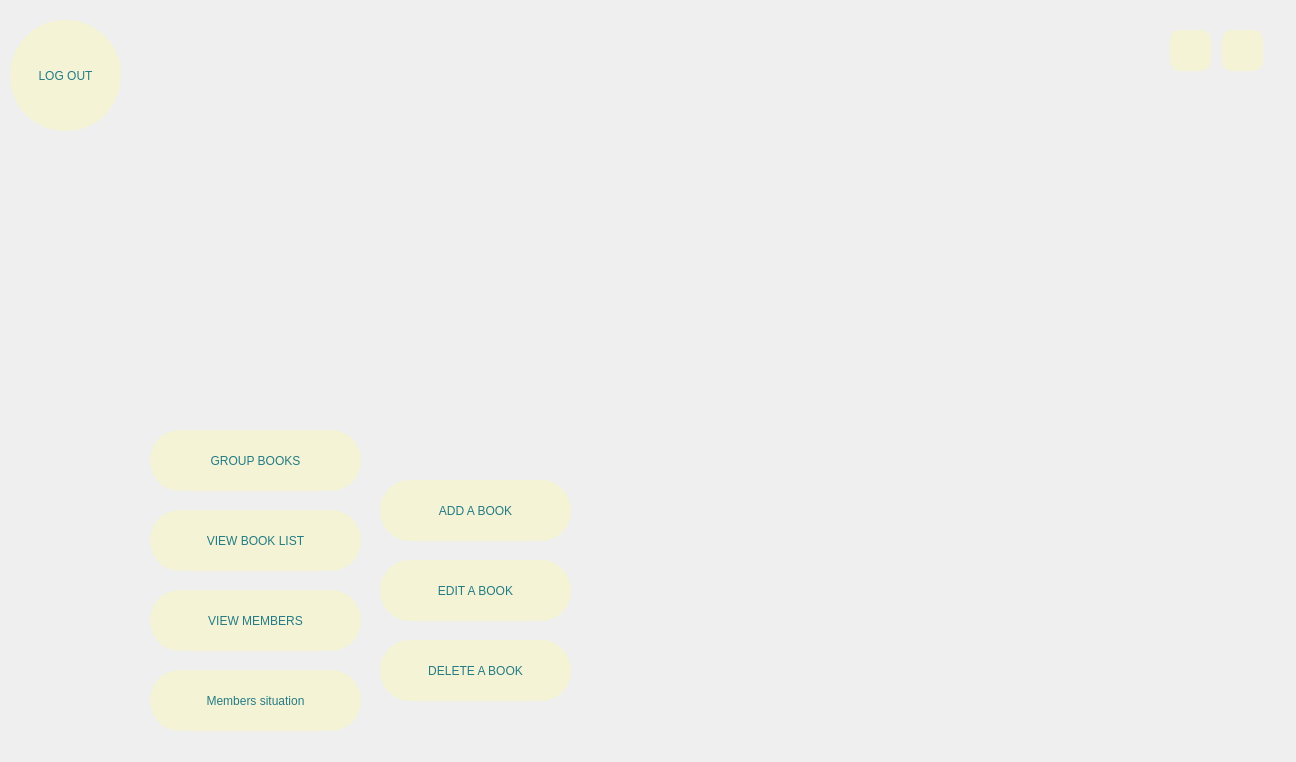
<?xml version="1.0" encoding="UTF-8"?>
<ui version="4.0">
 <class>admindashboard</class>
 <widget class="QMainWindow" name="admindashboard">
  <property name="enabled">
   <bool>true</bool>
  </property>
  <property name="geometry">
   <rect>
    <x>0</x>
    <y>0</y>
    <width>1296</width>
    <height>762</height>
   </rect>
  </property>
  <property name="minimumSize">
   <size>
    <width>1296</width>
    <height>762</height>
   </size>
  </property>
  <property name="maximumSize">
   <size>
    <width>1296</width>
    <height>762</height>
   </size>
  </property>
  <property name="windowTitle">
   <string>Admin Dashboard</string>
  </property>
  <property name="windowIcon">
   <iconset resource="icons.qrc">
    <normaloff>:/icons/icons/mainicon.png</normaloff>:/icons/icons/mainicon.png</iconset>
  </property>
  <property name="styleSheet">
   <string notr="true">#centralwidget
{
	border-image: url(:/new/photos/admin.jpg);
}
QPushButton
{
    color:  rgb(35, 123, 133);	
	background-color: rgb(245, 243, 213);
    font: 22pt &quot;Tw Cen MT Condensed Extra Bold&quot;;
    border-radius: 30px;
}
QPushButton:hover
{
	background-color: rgb(35, 123, 133);
	color: rgb(245, 243, 213);
}
</string>
  </property>
  <widget class="QWidget" name="centralwidget">
   <widget class="QPushButton" name="viewBookButton">
    <property name="geometry">
     <rect>
      <x>150</x>
      <y>510</y>
      <width>211</width>
      <height>61</height>
     </rect>
    </property>
    <property name="cursor">
     <cursorShape>PointingHandCursor</cursorShape>
    </property>
    <property name="text">
     <string>VIEW BOOK LIST</string>
    </property>
   </widget>
   <widget class="QPushButton" name="addButton">
    <property name="geometry">
     <rect>
      <x>380</x>
      <y>480</y>
      <width>191</width>
      <height>61</height>
     </rect>
    </property>
    <property name="cursor">
     <cursorShape>PointingHandCursor</cursorShape>
    </property>
    <property name="text">
     <string>ADD A BOOK</string>
    </property>
   </widget>
   <widget class="QPushButton" name="editButton">
    <property name="geometry">
     <rect>
      <x>380</x>
      <y>560</y>
      <width>191</width>
      <height>61</height>
     </rect>
    </property>
    <property name="cursor">
     <cursorShape>PointingHandCursor</cursorShape>
    </property>
    <property name="text">
     <string>EDIT A BOOK</string>
    </property>
   </widget>
   <widget class="QPushButton" name="groupButton">
    <property name="geometry">
     <rect>
      <x>150</x>
      <y>430</y>
      <width>211</width>
      <height>61</height>
     </rect>
    </property>
    <property name="cursor">
     <cursorShape>PointingHandCursor</cursorShape>
    </property>
    <property name="text">
     <string>GROUP BOOKS</string>
    </property>
   </widget>
   <widget class="QPushButton" name="deleteButton">
    <property name="geometry">
     <rect>
      <x>380</x>
      <y>640</y>
      <width>191</width>
      <height>61</height>
     </rect>
    </property>
    <property name="cursor">
     <cursorShape>PointingHandCursor</cursorShape>
    </property>
    <property name="text">
     <string>DELETE A BOOK</string>
    </property>
   </widget>
   <widget class="QPushButton" name="viewMemButton">
    <property name="geometry">
     <rect>
      <x>150</x>
      <y>590</y>
      <width>211</width>
      <height>61</height>
     </rect>
    </property>
    <property name="cursor">
     <cursorShape>PointingHandCursor</cursorShape>
    </property>
    <property name="text">
     <string>VIEW MEMBERS</string>
    </property>
   </widget>
   <widget class="QPushButton" name="logoutButton">
    <property name="geometry">
     <rect>
      <x>10</x>
      <y>20</y>
      <width>111</width>
      <height>111</height>
     </rect>
    </property>
    <property name="cursor">
     <cursorShape>PointingHandCursor</cursorShape>
    </property>
    <property name="styleSheet">
     <string notr="true">border-radius:55px;</string>
    </property>
    <property name="text">
     <string>LOG OUT</string>
    </property>
   </widget>
   <widget class="QPushButton" name="closeButton">
    <property name="geometry">
     <rect>
      <x>1222</x>
      <y>30</y>
      <width>41</width>
      <height>41</height>
     </rect>
    </property>
    <property name="cursor">
     <cursorShape>PointingHandCursor</cursorShape>
    </property>
    <property name="styleSheet">
     <string notr="true">border-radius:10px;</string>
    </property>
    <property name="text">
     <string/>
    </property>
    <property name="icon">
     <iconset resource="icons.qrc">
      <normaloff>:/icons/icons/error.png</normaloff>:/icons/icons/error.png</iconset>
    </property>
    <property name="iconSize">
     <size>
      <width>30</width>
      <height>30</height>
     </size>
    </property>
   </widget>
   <widget class="QPushButton" name="menuButton">
    <property name="geometry">
     <rect>
      <x>1170</x>
      <y>30</y>
      <width>41</width>
      <height>41</height>
     </rect>
    </property>
    <property name="cursor">
     <cursorShape>PointingHandCursor</cursorShape>
    </property>
    <property name="styleSheet">
     <string notr="true">border-radius:10px;</string>
    </property>
    <property name="text">
     <string/>
    </property>
    <property name="icon">
     <iconset resource="icons.qrc">
      <normaloff>:/icons/icons/previous.png</normaloff>:/icons/icons/previous.png</iconset>
    </property>
    <property name="iconSize">
     <size>
      <width>30</width>
      <height>30</height>
     </size>
    </property>
   </widget>
   <widget class="QPushButton" name="situationButton">
    <property name="geometry">
     <rect>
      <x>150</x>
      <y>670</y>
      <width>211</width>
      <height>61</height>
     </rect>
    </property>
    <property name="cursor">
     <cursorShape>PointingHandCursor</cursorShape>
    </property>
    <property name="text">
     <string>Members situation</string>
    </property>
   </widget>
  </widget>
 </widget>
 <resources>
  <include location="icons.qrc"/>
 </resources>
 <connections/>
</ui>
